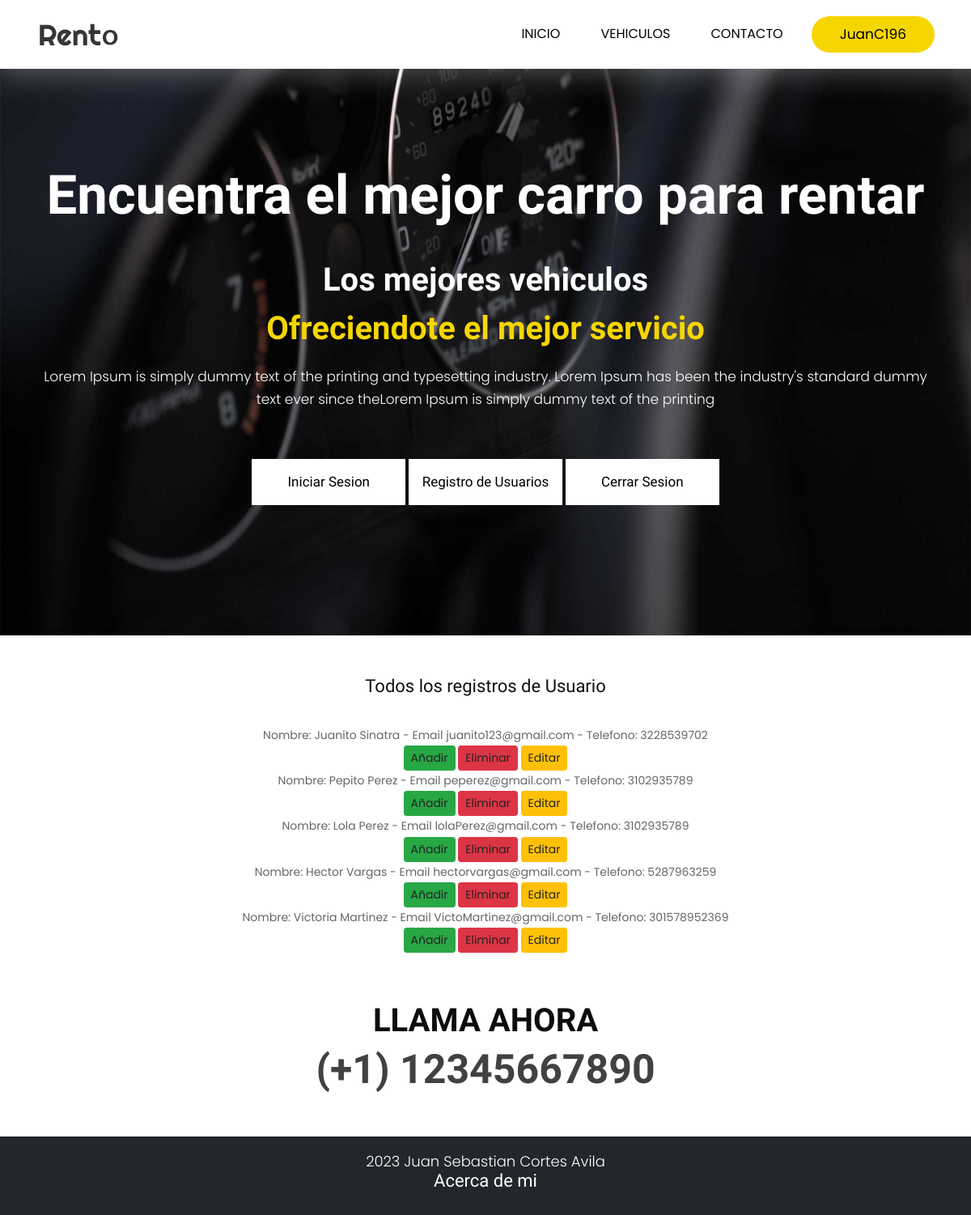
Before: /AppFinal/administradorusuario/ (signed in) with the older database file.
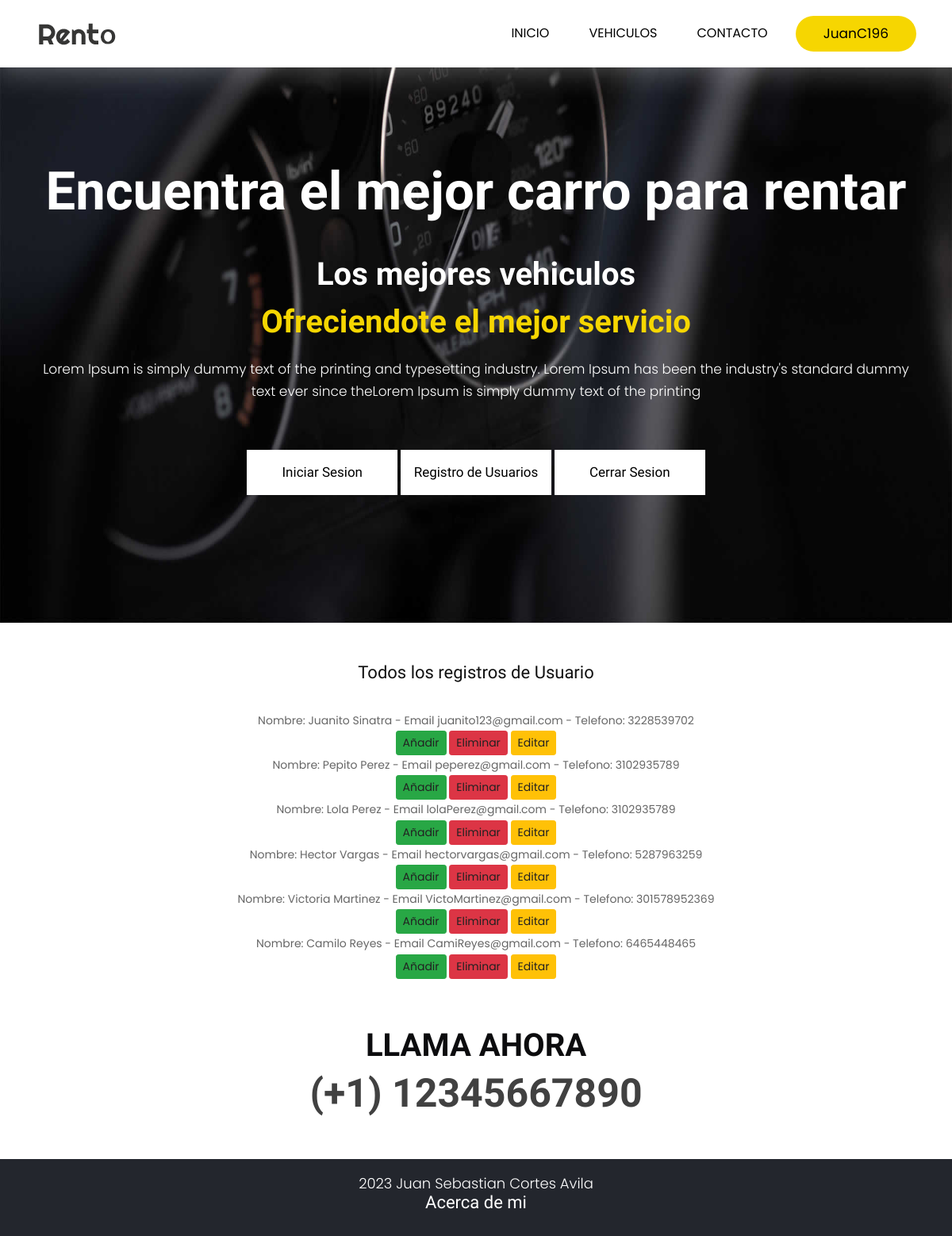
After: the same page with the newer database file.
### AppFinal/models.py (models this page shows)
class Usuario(models.Model):
    nombre= models.CharField(max_length=40)
    email= models.EmailField()
    telefono = models.IntegerField()
    def __str__(self):
        return f"Nombre: {self.nombre} - Email {self.email} - Telefono: {self.telefono}"

### AppFinal/views.py (the view)
# urls.py: path('administradorusuario/', views.leerUsuarios, name="admin_user"),
@login_required
def leerUsuarios(request):
    usuario = Usuario.objects.all()
    contexto = {"usuario":usuario}
    return render(request, "AppFinal/administrador_usuario.html", contexto)

### AppFinal/templates/AppFinal/administrador_usuario.html
{% extends "AppFinal/padre.html" %}
{% load static %}
{% block ContenidoCambiante %}
<br>
<br>
<center><div>
    <h2>Todos los registros de Usuario</h2>
    <br>
{% for p in usuario %}
    <li>{{p}}</li>
    <button class="btn btn-success btn-sm">
        <a href="{% url 'Usuarios' %}">Añadir</a>
    </button>
    <button class="btn btn-danger btn-sm">
        <a href="{% url 'delete_user' p.nombre %}"> Eliminar </a>
    </button>
    <button class="btn btn-warning btn-sm">
        <a href="{% url 'edit_user' p.nombre %}"> Editar </a>
    </button>
{% endfor %}
{% endblock %}

### AppFinal/templates/AppFinal/padre.html (shortened to what this page needs)
<!DOCTYPE html>
<html lang="en">
   <head>
      {% load static %}
      <link rel="stylesheet" href="{% static 'AppFinal/css/bootstrap.min.css' %}">
      <link rel="stylesheet" href="{% static 'AppFinal/css/style.css' %}">
      <link rel="stylesheet" href="{% static 'AppFinal/css/responsive.css' %}">
      <link rel="stylesheet" href="{% static 'AppFinal/css/jquery.mCustomScrollbar.min.css' %}">
      <link rel="stylesheet" href="https://netdna.bootstrapcdn.com/font-awesome/4.0.3/css/font-awesome.css">
      <link rel="stylesheet" href="https://cdnjs.cloudflare.com/ajax/libs/fancybox/2.1.5/jquery.fancybox.min.css" media="screen">
   </head>
   <body class="main-layout">
      <header>
         <div class="header">
            <div class="container">
               <div class="row">
                  <div class="col-xl-3 col-lg-3 col-md-3 col-sm-3 col logo_section">
                     <div class="full">
                        <div class="center-desk">
                           <div class="logo">
                              <a href="{% url 'Inicio' %}"><img src="{% static 'AppFinal/images/logo.png' %}" alt="#" /></a>
                           </div>
                        </div>
                     </div>
                  </div>
                  <div class="col-xl-9 col-lg-9 col-md-9 col-sm-9">
                     <nav class="navigation navbar navbar-expand-md navbar-dark ">
                        <div class="collapse navbar-collapse" id="navbarsExample04">
                           <ul class="navbar-nav mr-auto">
                              <li class="nav-item">
                                 <a class="nav-link" href="{% url 'Inicio' %}"> Inicio  </a>
                              </li>
                              <li class="nav-item">
                                 <a class="nav-link" href="{% url 'Vehiculos' %}">Vehiculos</a>
                              </li>
                              <li class="nav-item">
                                 <a class="nav-link" href="{% url 'Comentarios' %}">Contacto</a>
                              </li>
                           </ul>
                           {% if request.user.is_authenticated %}
                           <div class="sign_btn"><a href="{% url 'Usuarios' %}">{{user}}</a></div>
                           {% endif %}
                        </div>
                     </nav>
                  </div>
               </div>
            </div>
         </div>
      </header>
      <section class="banner_main">
         <div class="container">
            <div class="row d_flex">
               <div class="col-md-12">
                  <div class="text-bg">
                     <h1>Encuentra el mejor carro para rentar</h1>
                     <strong>Los mejores vehiculos</strong>
                     <span>Ofreciendote el mejor servicio</span>
                     <p>
                        Lorem Ipsum is simply dummy text of the printing and typesetting industry. Lorem Ipsum has been the industry's standard dummy text ever since theLorem Ipsum is simply dummy text of the printing
                        <head></head>
                     </p>
                     <a href="{% url 'Login' %}">Iniciar Sesion</a>
                     <a href="{% url 'Register' %}">Registro de Usuarios</a>
                     <a href="{% url 'Logout' %}">Cerrar Sesion</a>
                  </div>
               </div>
            </div>
         </div>
      </section>
    {% block ContenidoCambiante %}
    {% endblock %}
      <footer>
         <div class="footer">
            <div class="container">
               <div class="row">
                  <div class="col-md-12">
                     <div class="cont_call">
                        <h3> <strong class="multi color_chang"> Llama Ahora</strong><br>
                           (+1) 12345667890
                        </h3>
                     </div>
                  </div>
               </div>
            </div>
            <div class="copyright">
               <div class="container">
                  <div class="row">
                     <div class="col-md-12">
                        <p> 2023 Juan Sebastian Cortes Avila</a></p>
                        <h2><a href="{% url 'aboutme' %}">Acerca de mi</a></h2>
                     </div>
                  </div>
               </div>
            </div>
         </div>
      </footer>
   </body>
</html>

### AppFinal/static/AppFinal/css/style.css (style rules this page uses)
* { box-sizing: border-box !important; }
html { scroll-behavior: smooth; }
body { color: #666666; font-size: 14px; font-family: 'Poppins', sans-serif; line-height: 1.80857; font-weight: normal; }
a { color: #1f1f1f; text-decoration: none !important; outline: none !important; -webkit-transition: all .3s ease-in-out; -moz-transition: all .3s ease-in-out; -ms-transition: all .3s ease-in-out; -o-transition: all .3s ease-in-out; transition: all .3s ease-in-out; }
h1, h2, h3, h4, h5, h6 { letter-spacing: 0; font-weight: normal; position: relative; padding: 0 0 10px 0; font-weight: normal; line-height: normal; color: #111111; margin: 0 }
h1 { font-size: 24px; font-family: 'Righteous', cursive; }
h2 { font-size: 22px; font-family: 'Righteous', cursive; }
h3 { font-size: 18px; font-family: 'Righteous', cursive; }
*, *::after, *::before { -webkit-box-sizing: border-box; -moz-box-sizing: border-box; box-sizing: border-box; }
h1 a, h2 a, h3 a, h4 a, h5 a, h6 a { color: #212121; text-decoration: none!important; opacity: 1 }
ul, li, ol { margin: 0px; padding: 0px; list-style: none; }
p { margin: 0px; font-weight: 300; font-size: 15px; line-height: 24px; }
a { color: #222222; text-decoration: none; outline: none !important; }
a, .btn { text-decoration: none !important; outline: none !important; -webkit-transition: all .3s ease-in-out; -moz-transition: all .3s ease-in-out; -ms-transition: all .3s ease-in-out; -o-transition: all .3s ease-in-out; transition: all .3s ease-in-out; }
img { max-width: 100%; height: auto; }
button { border: none; color: white; padding: 15px 32px; text-align: center; text-decoration: none; display: inline-block; font-size: 16px; }
.full { float: left; width: 100%; }
.full { width: 100%; float: left; margin: 0; padding: 0; }
.navigation.navbar { float: right; padding: 0px; }
.navigation.navbar-dark .navbar-nav .nav-link { padding: 0 25px; color: #000; font-size: 16px; line-height: 20px; text-transform: uppercase; }
.navbar-expand-md .navbar-nav { padding-right: 10px; }
.sign_btn a { background-color: #f6d601; display: inline-block; padding: 7px 35px; border-radius: 30px; color: #000; font-size: 17px; }
.header { width: 100%; background: #fff; padding: 20px 30px; }
.logo a { font-size: 40px; font-weight: bold; text-transform: uppercase; color: #fff; line-height: 40px; }
.banner_main { background: url(../images/banner.jpg); background-repeat: no-repeat; min-height: 700px; display: flex; justify-content: center; align-content: center; align-items: center; background-size: 100% 100%; }
.text-bg { text-align: center; padding-bottom: 50px; }
.text-bg h1 { color: #fff; font-size: 67px; line-height: 90px; padding-bottom: 35px; font-weight: bold; }
.text-bg strong { font-family: 'Righteous', cursive; font-size: 40px; line-height: 50px; color: #fff; padding-bottom: 10px; display: block; }
.text-bg span { font-family: 'Righteous', cursive; color: #f6d601; font-size: 40px; line-height: 50px; font-weight: bold; padding-bottom: 20px; display: block; }
.text-bg p { color: #fff; font-size: 17px; line-height: 28px; padding-bottom: 60px; }
.text-bg a { font-family: 'Righteous', cursive; font-size: 17px; background-color: #fff; color: #000; padding: 13px 0px; width: 100%; max-width: 190px; text-align: center; display: inline-block; transition: ease-in all 0.5s; }
.d_flex { display: flex; align-items: center; flex-wrap: wrap; }
.multi { color: #f6d601; font-weight: bold; font-size: 40px; }
.color_chang { color: #0c0c0e; }
.footer { font-family: Poppins; background: #fff; padding-top: 50px; text-align: center; }
.cont_call h3 { color: #414141; font-size: 50px; line-height: 60px; font-weight: bold; text-transform: uppercase; }
.copyright { margin-top: 43px; padding: 20px 0px; background-color: #23262d; }
.copyright p { color: #fff; font-size: 18px; line-height: 22px; text-align: center; }
.copyright a { color: #fff; }

Changed rows visible on the page:
added Usuario: nombre+email+telefono "Nombre: Camilo Reyes - Email CamiReyes@gmail.com - Telefono: 6465448465"
